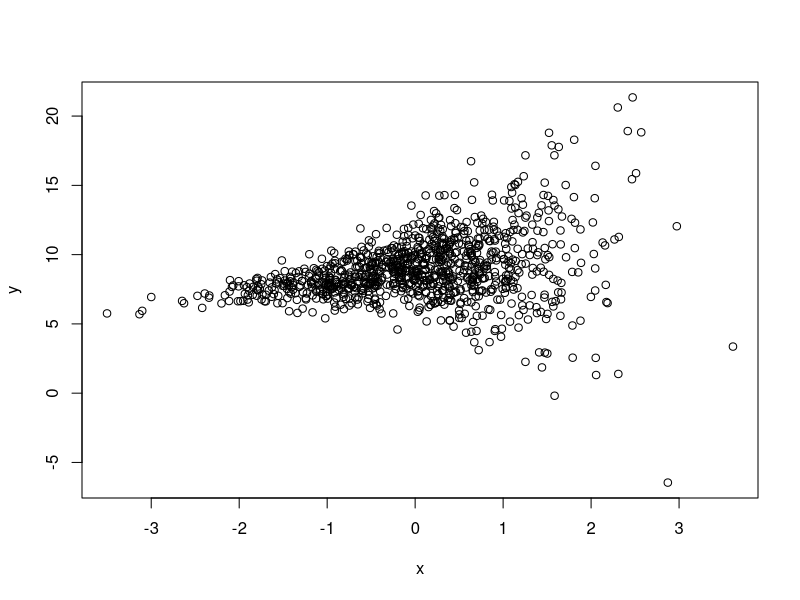
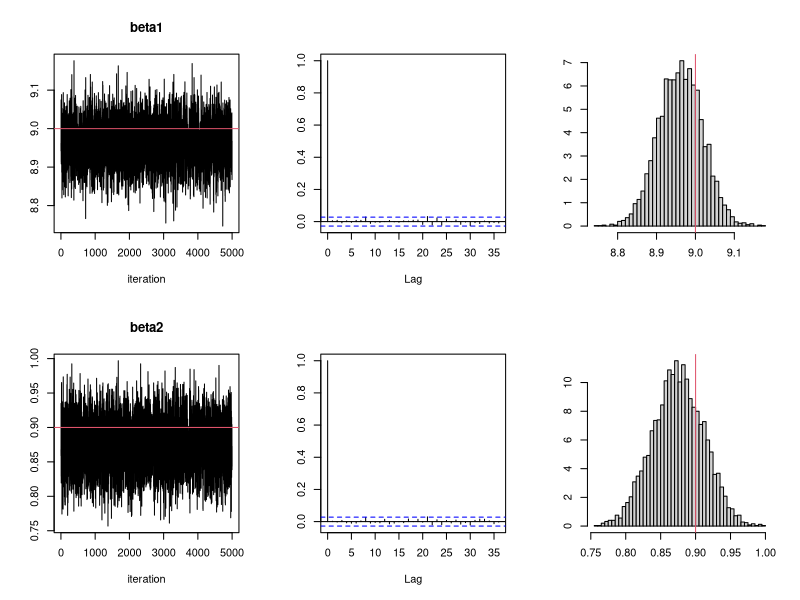
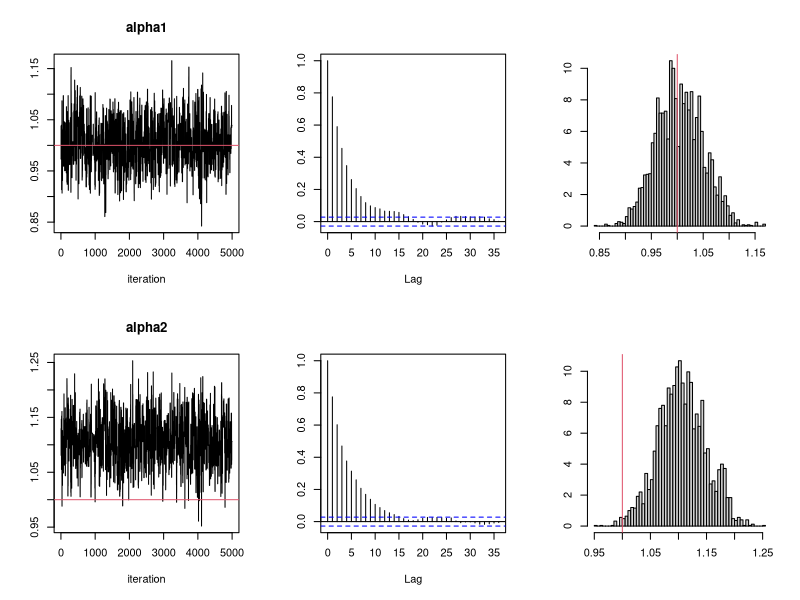
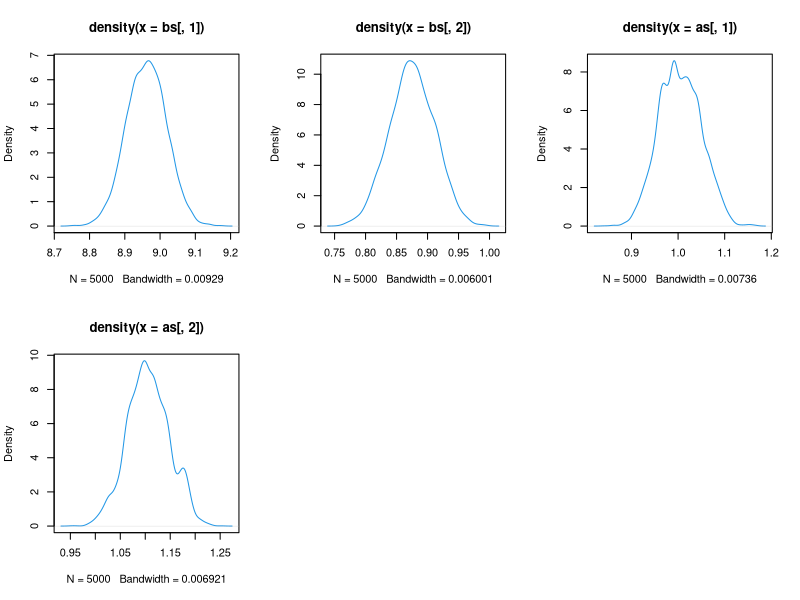

Recreate these plots in R, in order.
## linear reg with heteroskedastic errors (t-distributed errors)
rm(list=ls())

# Simulated data
# --------------
set.seed(12434)
n      = 1000
p      = 2
q      = 2
beta   = c(9,0.9)
alpha  = c(1.0,1.0)
x      = cbind(1,rnorm(n))
w      = exp(x%*%alpha)
y     = x%*%beta + sqrt(w)*rnorm(n)
error = y-x%*%beta

# pdf(file="hetero-error1.pdf",width=10,height=8)
plot(x[,2],y,xlab="x",ylab="y")
# dev.off()


# prior
# -----
b0        = rep(0,p)
V0        = diag(100,p)
a0        = rep(0,p)
C0        = diag(100,p)
iV0       = solve(V0)
iV0b0     = iV0%*%b0
iC0       = solve(C0)
iC0a0     = iC0%*%a0

# Initial values
# --------------
ols   = lm(y~x-1)
b     = ols$coef
e     = y-x%*%b
a     = lm(log(e^2)~x-1)$coef

# MCMC scheme
# -----------
set.seed(23164)
sd    = 0.1
burn  = 500
M     = 5000
LAG   = 1
niter = burn+LAG*M
bs    = matrix(0,niter,p)
as    = matrix(0,niter,q)
for (iter in 1:niter){
  print(iter)
  A  = exp(x%*%a/2)
  y1 = y/A
  x1 = x/matrix(A,n,p)  
  V1 = solve(iV0+t(x1)%*%x1)
  b1 = V1%*%(iV0b0+t(x1)%*%y1)
  ### correct formula:
  b  = b1+t(chol(V1))%*%rnorm(p)
 
  #### INCORRECT (as an example of nonconvergence) - REMOVE for correct answers
#  if (iter == 1) {
#    b  = b1+t(chol(V1))%*%rnorm(p)
#  }
#  else {
#  b  = 0.03*(b1+t(chol(V1))%*%rnorm(p)) + 0.97*bs[(iter-1),]
#  }
  ####
  
  e  = y-x%*%b
  a1 = rnorm(q,a,sd)
  la = sum(dnorm(e,0,exp(x%*%a1/2),log=TRUE))-sum(dnorm(e,0,exp(x%*%a/2),log=TRUE))
  if (log(runif(1))<la){
    a = a1
  }
  bs[iter,]   = t(b)
  as[iter,]   = t(a)
}
bs = bs[seq(burn+1,niter,by=LAG),]
as = as[seq(burn+1,niter,by=LAG),]

# pdf(file="hetero-error2.pdf",width=10,height=8)
# par(mfrow=c(2*p,3))
par(mfrow=c(2,3))
for (i in 1:p){
  ts.plot(bs[,i],ylab="",xlab="iteration",main=paste("beta",i,sep=""))
  abline(h=beta[i],col=2)
  acf(bs[,i],ylab="",main="")
  hist(bs[,i],prob=T,xlab="",ylab="",main="",breaks=50)
  abline(v=beta[i],col=2)
}
for (i in 1:p){
  ts.plot(as[,i],ylab="",xlab="iteration",main=paste("alpha",i,sep=""))
  abline(h=alpha[i],col=2)
  acf(as[,i],ylab="",main="")
  hist(as[,i],prob=T,xlab="",ylab="",main="",breaks=50)
  abline(v=alpha[i],col=2)
}
# dev.off()

plot(density(bs[,1]),col=4)
plot(density(bs[,2]),col=4)
plot(density(as[,1]),col=4)
plot(density(as[,2]),col=4)

mean(bs[,1]); sd(bs[,1])
mean(bs[,2]); sd(bs[,2])
mean(as[,1]); sd(as[,1])
mean(as[,2]); sd(as[,2])

